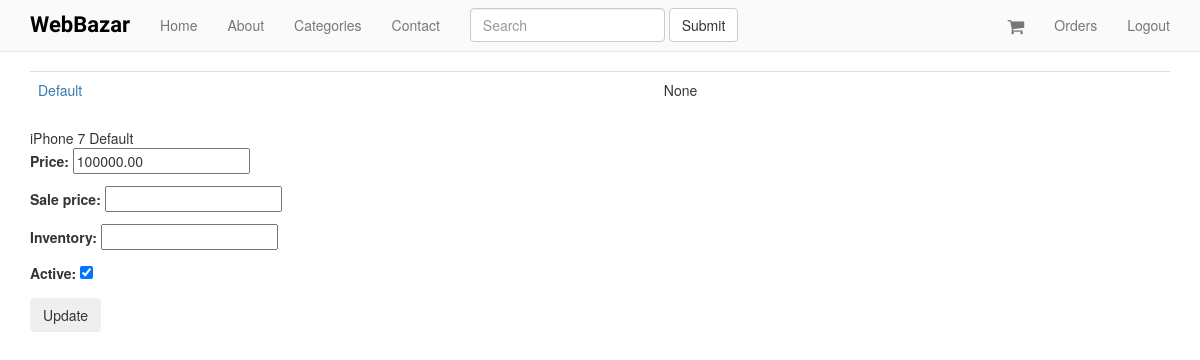
Page /products/8/inventory/ (signed in) on the committed database.
### products/models.py (models this page shows, shortened)
class Variation(models.Model):
	product = models.ForeignKey(Product)
	title = models.CharField(max_length=120)
	price = models.DecimalField(decimal_places=2, max_digits=20)
	sale_price = models.DecimalField(decimal_places=2, max_digits=20, null=True, blank=True)
	active = models.BooleanField(default=True)
	inventory = models.IntegerField(null=True, blank=True) #refer none == unlimited amount
	def get_absolute_url(self):
		return self.product.get_absolute_url()

class Product(models.Model):
	title = models.CharField(max_length=120)
	description = models.TextField(blank=True, null=True)
	price = models.DecimalField(decimal_places=2, max_digits=20)
	count = models.PositiveIntegerField(default=1)
	active = models.BooleanField(default=True)
	categories = models.ManyToManyField('Category', blank=True)
	default = models.ForeignKey('Category', related_name='default_category', null=True, blank=True)
	objects = ProductManager()
	class Meta:
		ordering = ["-title"]
	def get_absolute_url(self):
		return reverse("product_detail", kwargs={"pk": self.pk})

### products/views.py (the view, shortened to what this page needs)
# urls.py: url(r'^(?P<pk>\d+)/inventory/$', VariationListView.as_view(), name='product_inventory'),
class VariationListView(StaffRequiredMixin, ListView):
	model = Variation
	queryset = Variation.objects.all()
	def get_context_data(self, *args, **kwargs):
		context = super(VariationListView, self).get_context_data(*args, **kwargs)
		context["formset"] = VariationInventoryFormSet(queryset=self.get_queryset())
		return context
	def get_queryset(self, *args, **kwargs):
		product_pk = self.kwargs.get("pk")
		if product_pk:
			product = get_object_or_404(Product, pk=product_pk)
			queryset = Variation.objects.filter(product=product)
		return queryset

### products/mixins.py (called while the page is built)
	@method_decorator(login_required)
	def dispatch(self, request, *args, **kwargs):
		if request.user.is_staff:
			return super(StaffRequiredMixin, self).dispatch(request, *args, **kwargs)
		else:
			raise Http404

### products/models.py (called while the page is built)
	def active(self):
		return self.filter(active=True)

	def get_queryset(self):
		return ProductQuerySet(self.model, using=self._db)

	def all(self, *args, **kwargs):
		return self.get_queryset().active()

### products/templates/products/variation_list.html (shortened to what this page needs)
{% extends "base.html" %}
{% block content %}
<table class='table'>
{% for object in object_list %}
<tr>
<td><a href='{{ object.get_absolute_url }}'>{{ object.title }}</a></td><td>{{ object.inventory }}</td>
</tr>
{% endfor %}
</table>
<form method="POST" action=""> {% csrf_token %}
{% for form in formset %}
{{ form.instance.product.title }}
{{ form.instance.title }}
{{ form.as_p }}
{% endfor %}
<input type="submit" value='Update' class='btn' />
</form>
{% endblock %}

### static_in_pro/our_static/css/navbar-static-top.css (style rules this page uses)
body { min-height: 1000px; }

### rows in the picture
Variation: title "Default", inventory "None", instance.product "iPhone 7", instance "Default"
